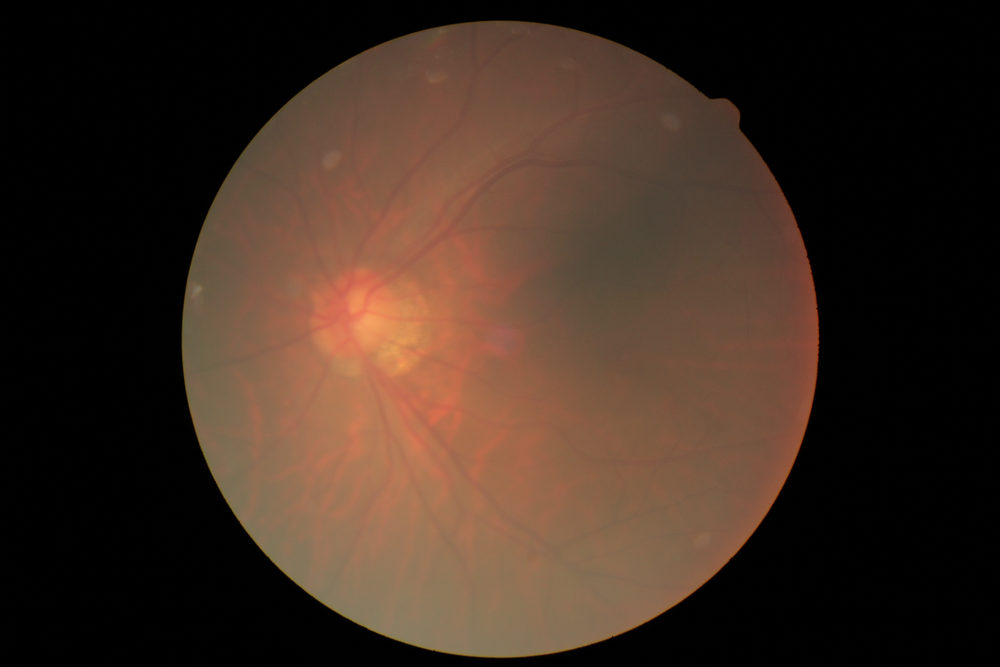
#> input picture ila - Copy/images/train/0_cataract/cataract_013.png, 1000 x 667 px, shrunk from 2592 x 1728 before the run, found by its file name; its folder holds only this picture in this run
$ python f.py
#> lines starting #> are read from the running program, lines starting #| are printed output that depends on the picture
import pandas as pd
import sys
import os
from PIL import Image
import pandas as pd
dic = {"ila - Copy/images/train/0_cataract/":"ila - Copy/labels/train/0_cataract/"}
   # "ila - Copy/images/train/1_normal/":"ila - Copy/labels/train/1_normal/",
   # "ila - Copy/images/train/2_glaucoma/":"ila - Copy/labels/train/2_glaucoma/",
 #   "ila - Copy/images/train/3_retina_disease/":"ila - Copy/labels/train/3_retina_disease/"}
count = 101
for i  in dic.keys():
    for obj, label  in zip(os.listdir(i),(os.listdir(dic[i]))):

        image = Image.open(i+obj)
#> image is the input picture: PIL image 1000x667 RGB; mean R, G, B 63.2, 44.8, 33.6
        FlipImage = image.transpose(Image.FLIP_LEFT_RIGHT)
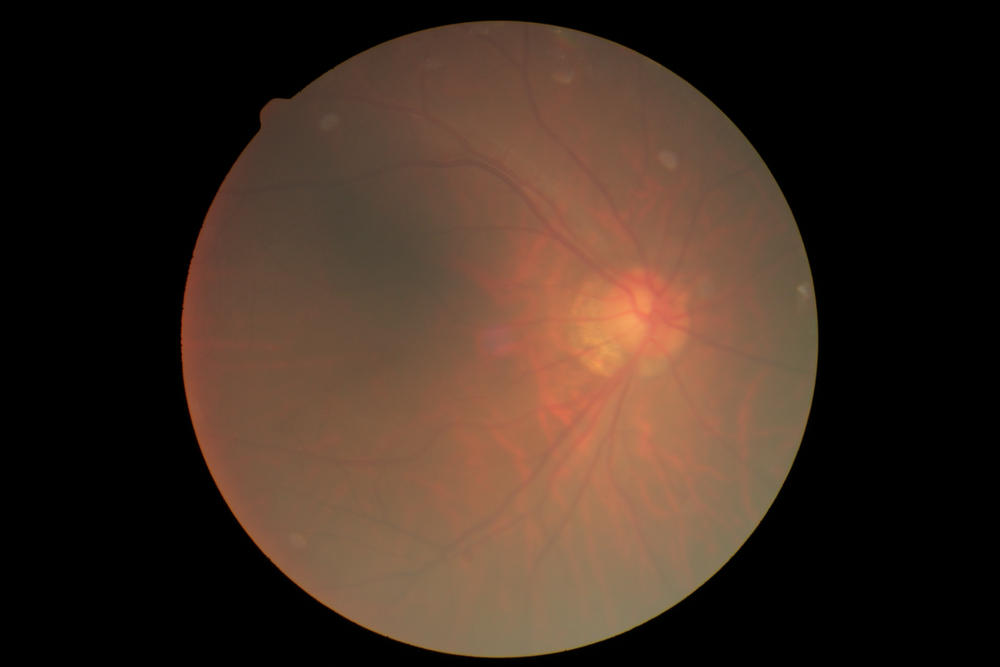
#> FlipImage: PIL image 1000x667 RGB; mean R, G, B 63.2, 44.8, 33.6
        file_name = i+"cataract_"+str(count)+".png"
        label_name = i+"cataract_"+str(count)+".txt"
        FlipImage.save(file_name,'png')
        count+=1

        with open (i+obj,'r') as f:
#> (the run stopped early here; a loop or call above may not have finished)

$ run again, on ila - Copy/images/train/0_cataract/cataract_086.png
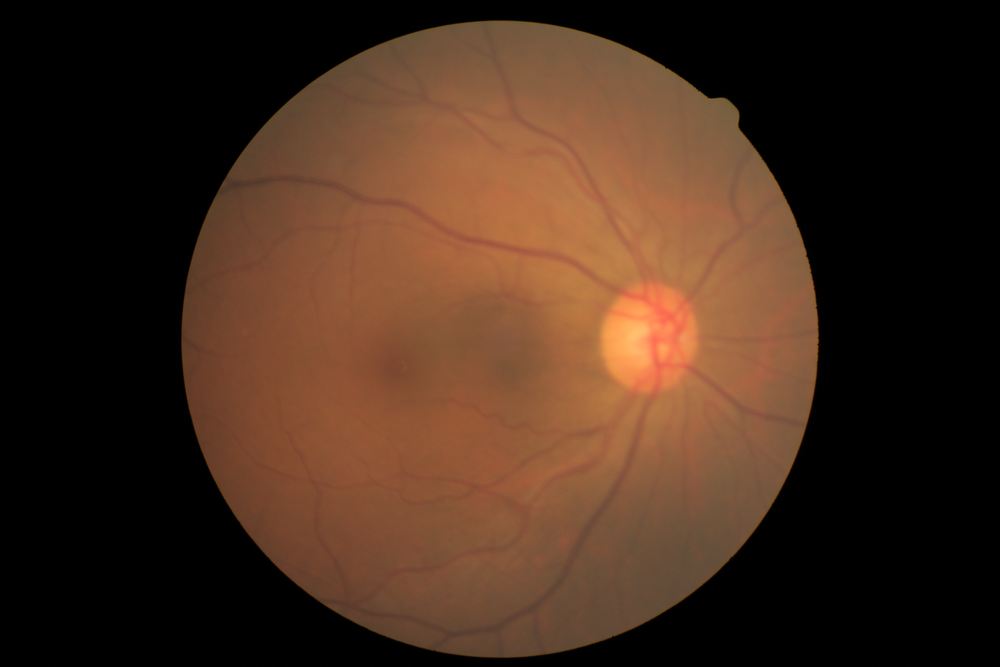
#> input picture ila - Copy/images/train/0_cataract/cataract_086.png, 1000 x 667 px, shrunk from 2592 x 1728 before the run, found by its file name
#> image is the input picture: PIL image 1000x667 RGB; mean R, G, B 67.4, 43.3, 28.5
#> `FlipImage = image.transpose(Image.FLIP_LEFT_RIGHT)`:
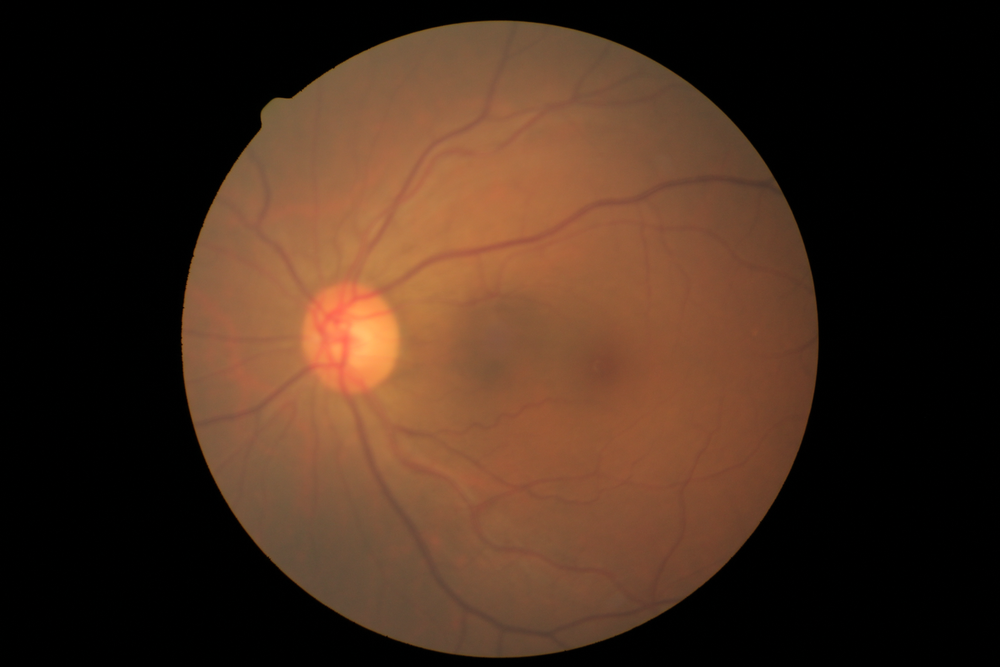
#> FlipImage: PIL image 1000x667 RGB; mean R, G, B 67.4, 43.3, 28.5

$ run again, on ila - Copy/images/train/0_cataract/cataract_107.png
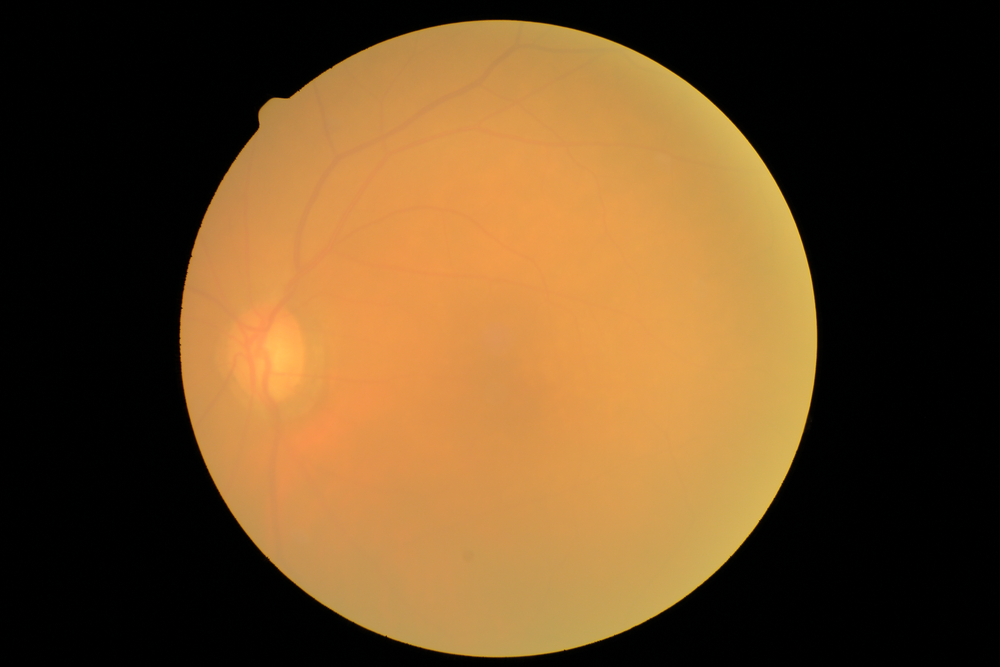
#> input picture ila - Copy/images/train/0_cataract/cataract_107.png, 1000 x 667 px, shrunk from 2592 x 1728 before the run, found by its file name
#> image is the input picture: PIL image 1000x667 RGB; mean R, G, B 104.6, 74.1, 37.7
#> `FlipImage = image.transpose(Image.FLIP_LEFT_RIGHT)`:
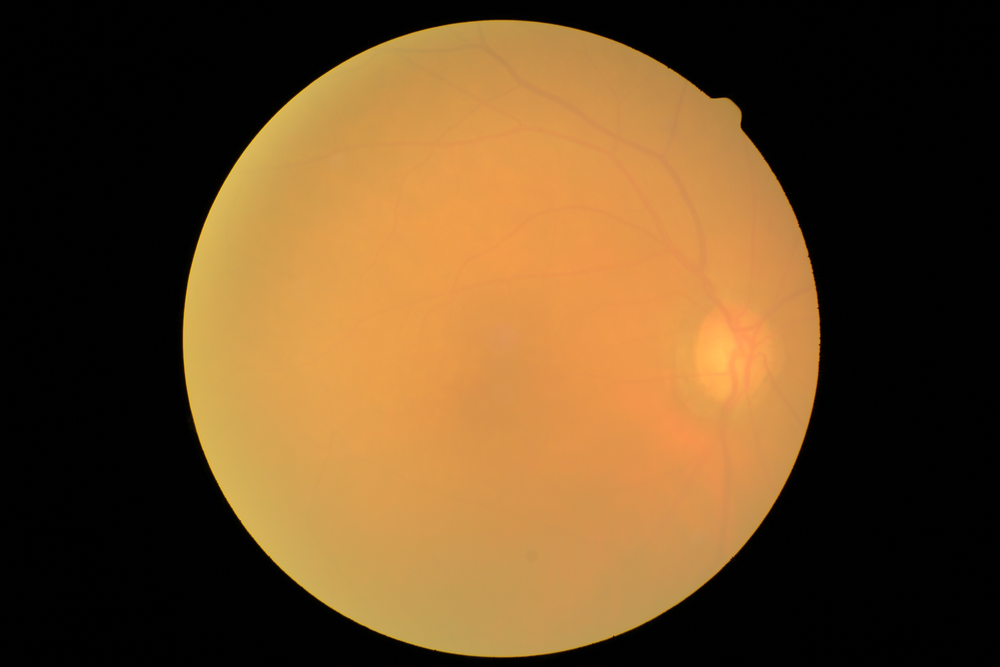
#> FlipImage: PIL image 1000x667 RGB; mean R, G, B 104.6, 74.1, 37.7
